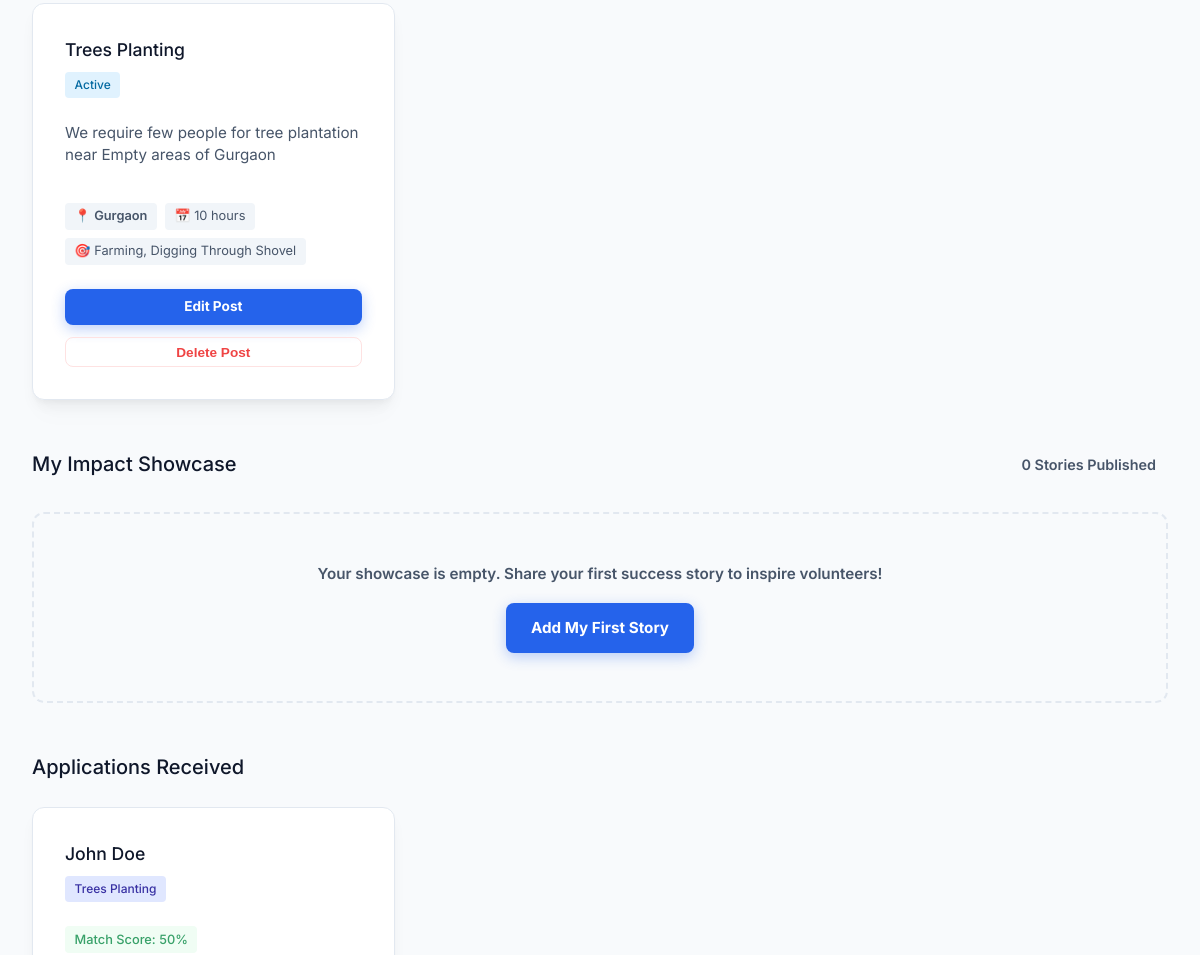
/ngo (signed in, middle part), run on an earlier commit of the app's database.
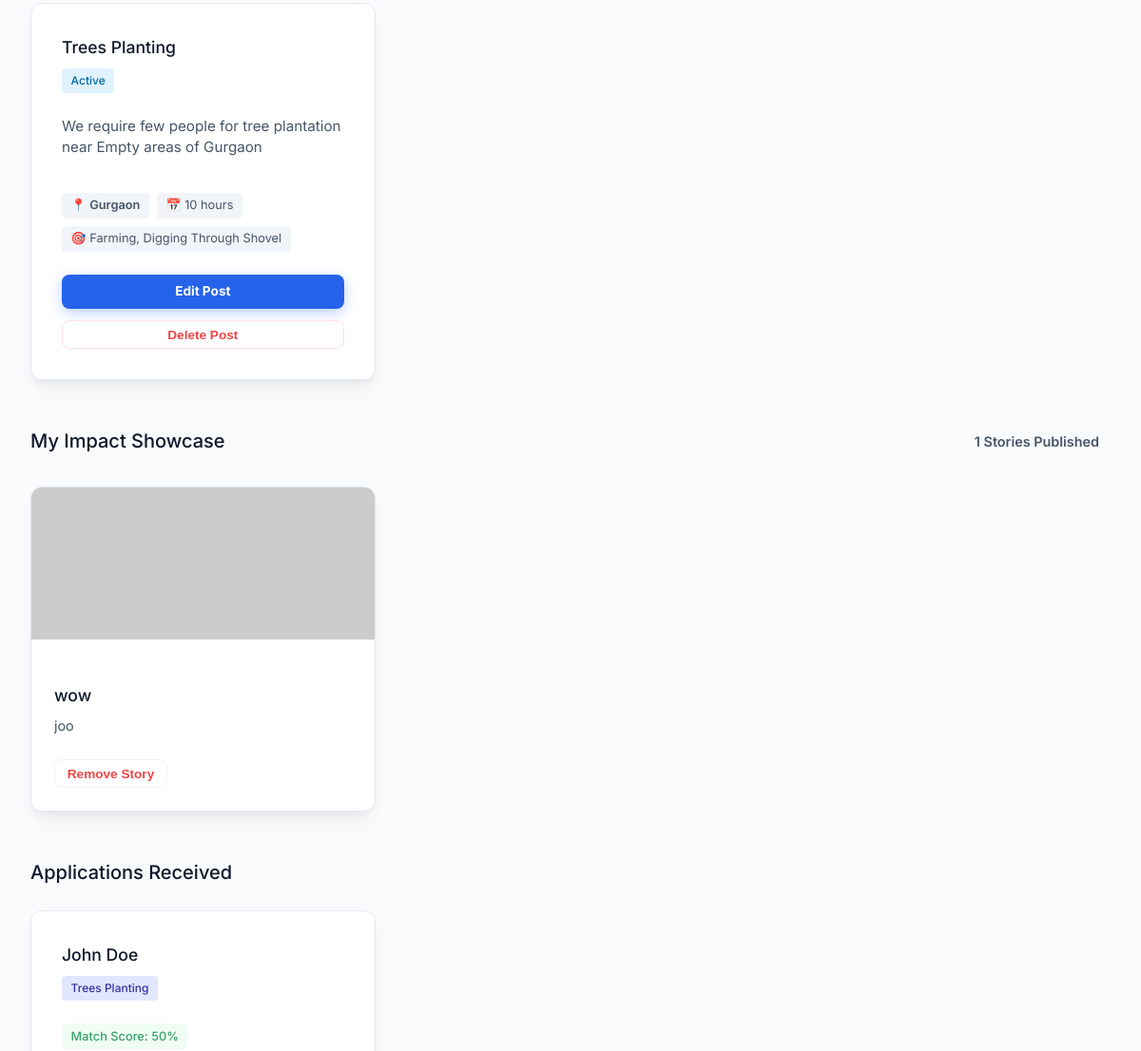
And on a later commit of the database.
### app.py (models this page shows)
class Opportunity(db.Model):
    id = db.Column(db.Integer, primary_key=True)
    ngo_id = db.Column(db.Integer, db.ForeignKey('user.id'), nullable=False)
    title = db.Column(db.String(100), nullable=False)
    description = db.Column(db.Text, nullable=False)
    skills_required = db.Column(db.String(255), default='')
    duration = db.Column(db.String(100), default='')
    location = db.Column(db.String(100), default='Local')
    is_urgent = db.Column(db.Boolean, default=False)
    created_at = db.Column(db.DateTime, default=datetime.utcnow)
    ngo = db.relationship('User', backref=db.backref('opportunities', lazy=True))

class Application(db.Model):
    id = db.Column(db.Integer, primary_key=True)
    volunteer_id = db.Column(db.Integer, db.ForeignKey('user.id'), nullable=False)
    opportunity_id = db.Column(db.Integer, db.ForeignKey('opportunity.id'), nullable=False)
    location = db.Column(db.String(100), default='')
    skills = db.Column(db.String(255), default='')
    interests = db.Column(db.String(255), default='')
    availability = db.Column(db.String(100), default='')
    is_available_now = db.Column(db.Boolean, default=False)
    is_completed = db.Column(db.Boolean, default=False)
    status = db.Column(db.String(20), default='pending')
    volunteer = db.relationship('User', foreign_keys=[volunteer_id], backref=db.backref('applications', lazy=True))
    opportunity = db.relationship('Opportunity', backref=db.backref('applications', lazy=True))

class User(db.Model):
    id = db.Column(db.Integer, primary_key=True)
    role = db.Column(db.String(20), nullable=False) # 'volunteer' or 'ngo'
    name = db.Column(db.String(100), nullable=False)
    email = db.Column(db.String(120), unique=True, nullable=False)
    password = db.Column(db.String(200), nullable=False)
    mobile = db.Column(db.String(20), default='')
    hours_logged = db.Column(db.Integer, default=0)
    badges = db.Column(db.String(200), default='') # comma separated
    location = db.Column(db.String(100), default='Local')
    skills = db.Column(db.String(255), default='') # comma separated
    interests = db.Column(db.String(255), default='')
    availability = db.Column(db.String(100), default='')
    is_available_now = db.Column(db.Boolean, default=False)
    mission = db.Column(db.Text, default='')

class ImpactStory(db.Model):
    id = db.Column(db.Integer, primary_key=True)
    ngo_id = db.Column(db.Integer, db.ForeignKey('user.id'), nullable=False)
    title = db.Column(db.String(100), nullable=False)
    description = db.Column(db.Text, nullable=False)
    image_url = db.Column(db.String(255), default='') # Placeholder support
    created_at = db.Column(db.DateTime, default=datetime.utcnow)
    ngo = db.relationship('User', backref=db.backref('impact_stories', lazy=True, order_by='ImpactStory.created_at.desc()'))

### app.py (the view)
@app.route('/ngo')
def ngo_dashboard():
    if 'user_id' not in session: return redirect(url_for('login'))
    user = User.query.get(session['user_id'])
    if user.role != 'ngo': return redirect(url_for('index'))
    opps = Opportunity.query.filter_by(ngo_id=user.id).all()
    opp_ids = [o.id for o in opps]
    applications = Application.query.filter(Application.opportunity_id.in_(opp_ids)).all() if opp_ids else []
    unique_volunteer_ids = {app_rec.volunteer_id for app_rec in applications}
    total_reach = len(unique_volunteer_ids)
    completed_missions = len([a for a in applications if getattr(a, 'is_completed', False)])
    accepted_apps = len([a for a in applications if getattr(a, 'status', 'pending') == 'accepted' or getattr(a, 'is_completed', False)])
    success_rate = int((completed_missions / accepted_apps * 100)) if accepted_apps > 0 else 0
    for app_rec in applications:
        u_skills = [s.strip().lower() for s in app_rec.skills.split(',')] if app_rec.skills else []
        o_skills = [s.strip().lower() for s in app_rec.opportunity.skills_required.split(',')] if app_rec.opportunity.skills_required else []
        app_rec.match_percent = len(set(u_skills).intersection(set(o_skills))) * 15 + 50
    applications.sort(key=lambda a: (a.is_available_now and a.opportunity.is_urgent, a.is_available_now, a.match_percent), reverse=True)
    all_opps_platform = Opportunity.query.all()
    skill_counts = {}
    for o in all_opps_platform:
        if o.skills_required:
            skills = [s.strip().title() for s in o.skills_required.split(',') if s.strip()]
            for s in skills:
                skill_counts[s] = skill_counts.get(s, 0) + 1
    trending_skill = max(skill_counts, key=skill_counts.get) if skill_counts else "None yet"
    return render_template('ngo_dashboard.html', user=user, opps=opps, applications=applications, trending_skill=trending_skill, total_reach=total_reach, completed_missions=completed_missions, success_rate=success_rate)

### templates/ngo_dashboard.html (shortened to what the changed rows need)
{% extends 'base.html' %}
{% block content %}
<div class="dashboard container" style="padding-top: 2rem; padding-bottom: 4rem;">
    <section class="opps-section">
        <div class="matches-grid">
            {% if opps %}
            {% for opp in opps %}
            <div class="match-card glass-card hover-lift">
                <div class="match-header">
                    <h4 style="display:flex; align-items:center; gap:0.5rem; flex-wrap:wrap; margin:0;">
                        {{ opp.title }}
                    </h4>
                    <span class="status active" style="font-size: 0.75rem; width: fit-content;">Active</span>
                </div>
                <div class="match-info-center">
                    <p class="match-desc">{{ opp.description }}</p>
                    <div class="match-tags">
                        <span class="tag">📍 <a href="https://www.google.com/maps/search/?api=1&query={{ opp.location | urlencode }}+India" target="_blank" style="color: inherit; text-decoration: none;">{{ opp.location }}</a></span>
                        <span class="tag">📅 {{ opp.duration }}</span>
                        <span class="tag">🎯 {{ opp.skills_required }}</span>
                    </div>
                </div>
                <div class="match-actions-end">
                    <a href="{{ url_for('edit_opportunity', opp_id=opp.id) }}" class="btn btn-primary btn-sm btn-block">Edit Post</a>
                    <form action="{{ url_for('delete_opportunity', opp_id=opp.id) }}" method="POST" onsubmit="return confirm('Are you sure you want to delete this opportunity?');" style="margin: 0; width: 100%;">
                        <button type="submit" class="btn btn-outline btn-sm btn-block" style="border-color: #fee2e2; color: #ef4444;">Delete Post</button>
                    </form>
                </div>
            </div>
            {% endfor %}
            {% else %}
            <div class="empty-state">
                <p>No active opportunities. Post one to start connecting with volunteers!</p>
            </div>
            {% endif %}
        </div>
    </section>
    <section class="opps-section" style="margin-top: 3rem;">
        <div style="display: flex; justify-content: space-between; align-items: center; margin-bottom: 2rem;">
            <h3 style="margin: 0;">My Impact Showcase</h3>
            <span style="font-size: 0.9rem; color: var(--text-secondary); font-weight: 600; background: var(--bg-light); padding: 4px 12px; border-radius: 20px;">{{ user.impact_stories|length }} Stories Published</span>
        </div>
        <div class="matches-grid">
            {% if user.impact_stories %}
                {% for story in user.impact_stories %}
                <div class="match-card glass-card hover-lift" style="padding: 0; overflow: hidden;">
                    {% if story.image_url %}
                    <div style="width: 100%; height: 160px; overflow: hidden; background: #f1f5f9;">
                        <img src="{{ story.image_url }}" alt="{{ story.title }}" style="width: 100%; height: 100%; object-fit: cover;">
                    </div>
                    {% endif %}
                    <div style="padding: 1.5rem;">
                        <div class="match-header" style="margin-bottom: 0.5rem;">
                            <h4 style="margin: 0; font-size: 1.1rem; line-height: 1.3;">{{ story.title }}</h4>
                        </div>
                        <p style="font-size: 0.9rem; color: var(--text-secondary); line-height: 1.6; margin-bottom: 1.5rem; display: -webkit-box; -webkit-line-clamp: 3; line-clamp: 3; -webkit-box-orient: vertical; overflow: hidden;">
                            {{ story.description }}
                        </p>
                        <div class="match-actions-end">
                            <form action="{{ url_for('delete_impact_story', story_id=story.id) }}" method="POST" onsubmit="return confirm('Remove this story from your public showcase?');">
                                <button type="submit" class="btn btn-outline btn-sm" style="color: #ef4444; border-color: rgba(239, 68, 68, 0.1);">Remove Story</button>
                            </form>
                        </div>
                    </div>
                </div>
                {% endfor %}
            {% else %}
                <div class="empty-state" style="grid-column: 1 / -1; background: var(--bg-light); border: 2px dashed var(--border-color); padding: 3rem;">
                    <p style="font-weight: 600; color: var(--text-secondary);">Your showcase is empty. Share your first success story to inspire volunteers!</p>
                    <a href="{{ url_for('add_impact_story') }}" class="btn btn-primary" style="margin-top: 1rem;">Add My First Story</a>
                </div>
            {% endif %}
        </div>
    </section>
    <section class="opps-section" style="margin-top: 3rem;">
        <div class="matches-grid">
            {% if applications %}
                {% for app in applications %}
                <div class="match-card glass-card hover-lift">
                    <div class="match-header">
                        <h4 style="display:flex; align-items:center; gap:0.5rem; margin:0;">
                            {{ app.volunteer.name }}
                        </h4>
                        <span class="status active" style="background:#e0e7ff; color:#3730a3; font-size: 0.75rem; width: fit-content;">{{ app.opportunity.title }}</span>
                    </div>
                    <div class="match-info-center">
                        <div><span class="match-score" style="display:inline-block; background:#f0fdf4; color:#38a169; padding:0.2rem 0.6rem; border-radius:4px; font-size:0.8rem; font-weight:500;">Match Score: {{ app.match_percent }}%</span></div>
                    </div>
                </div>
                {% endfor %}
            {% else %}
                <div class="empty-state">
                    <p>No applications received yet.</p>
                </div>
            {% endif %}
        </div>
    </section>
</div>
{% endblock %}

What changed in the data, as far as the page shows it:
added ImpactStory: title "wow", description "joo"
Also different on the page:
{{ user.impact_stories|length }}: "0" → "1"
text no longer shown: "Your showcase is empty. Share your first success story to inspire volunteers! Add My First Story"
